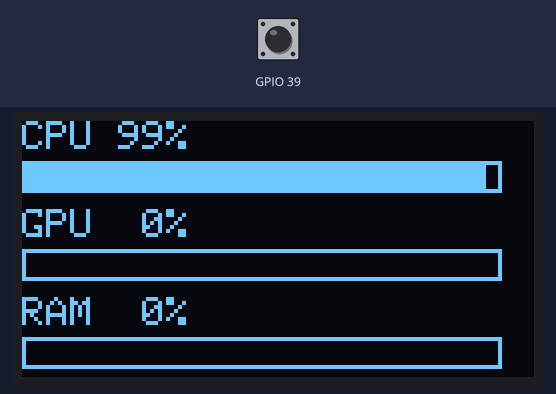
Bench run of a sketch on a simulated ESP32. On the bench: 128×64 one-colour display. Inputs (shaded band) come from the test bench; at power-on: GPIO 39 HIGH. WiFi joins after 1.5 s; servers stay silent unless stated.

Above: at 2.7 s.
2.8 s: GPIO 39 pulled LOW for 0.15 s
At 3.2 s:
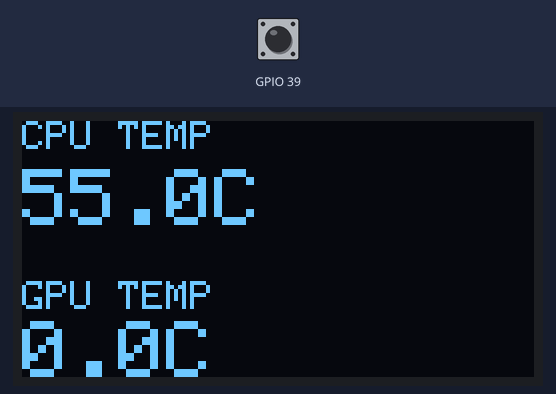
4.4 s: GPIO 39 pulled LOW for 1 s
At 4.8 s:
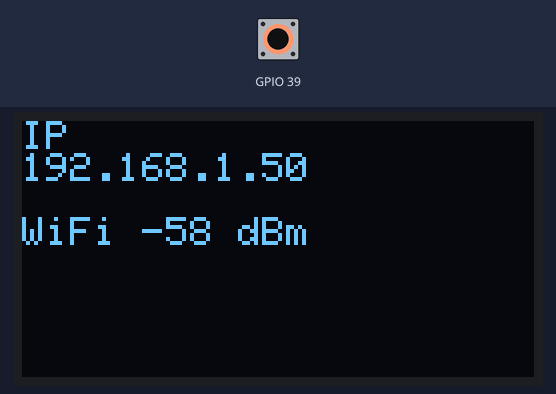
6.9 s: GPIO 39 pulled LOW for 0.15 s
At 8.0 s:
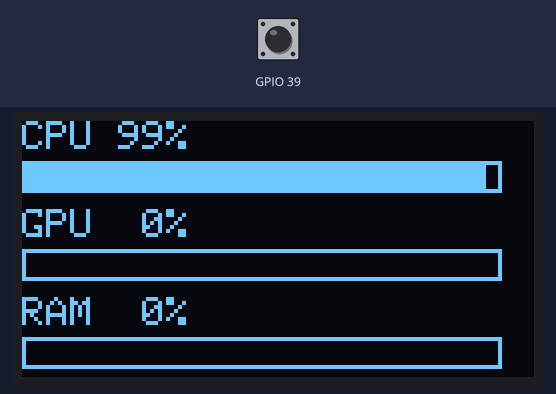
8.5 s: GPIO 39 pulled LOW for 3.2 s
At 9.6 s:
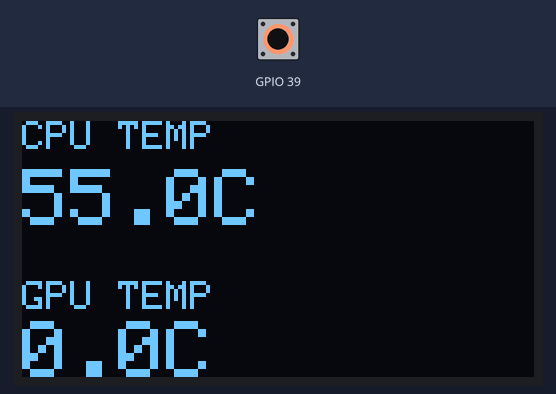
Timing chart, 0 to 11.5 s (numbered marks = the images above; inputs shaded):
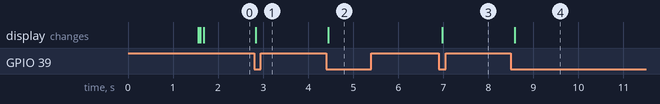

Measured:
- after the input at 2.8 s, the display: changes at once (image 1)
- after the input at 4.4 s, the display: changes after 0.05 s (image 2)
- after the input at 6.9 s, the display: changes after 0.08 s (image 3)
- after the input at 8.5 s, the display: changes after 0.09 s (image 4)

The sketch:

atom_monitor.ino
```cpp
#include <WiFi.h>
#include <WebServer.h>
#include <Wire.h>
#include <Adafruit_GFX.h>
#include <Adafruit_SSD1306.h>
#include <ArduinoJson.h>

#define SCREEN_WIDTH 128
#define SCREEN_HEIGHT 64

const char* ssid = "SSID_WIFI";
const char* password = "SENHA_WIFI";

WebServer server(80);

Adafruit_SSD1306 display(
  SCREEN_WIDTH,
  SCREEN_HEIGHT,
  &Wire,
  -1
);

float cpuUsage = 0;
float cpuTemp = 0;

float gpuUsage = 0;
float gpuTemp = 0;

float ramUsage = 0;

float cpuDisplay = 0;
float gpuDisplay = 0;
float ramDisplay = 0;

int currentScreen = 0;

unsigned long lastDraw = 0;

bool lastButtonState = false;

void atualizarAnimacao() {

  cpuDisplay += (cpuUsage - cpuDisplay) * 0.15;

  gpuDisplay += (gpuUsage - gpuDisplay) * 0.15;

  ramDisplay += (ramUsage - ramDisplay) * 0.15;
}

void desenharTelaUso() {

  display.clearDisplay();

  display.setTextColor(SSD1306_WHITE);
  display.setTextSize(1);

  display.setCursor(0,0);
  display.printf("CPU %2.0f%%", cpuDisplay);

  drawBar(0,10,120,8,(int)cpuDisplay);

  display.setCursor(0,22);
  display.printf("GPU %2.0f%%", gpuDisplay);

  drawBar(0,32,120,8,(int)gpuDisplay);

  display.setCursor(0,44);
  display.printf("RAM %2.0f%%", ramDisplay);

  drawBar(0,54,120,8,(int)ramDisplay);

  display.display();
}

void desenharTelaTemperaturas() {

  display.clearDisplay();

  display.setTextSize(1);

  display.setCursor(0,0);
  display.println("CPU TEMP");

  display.setTextSize(2);
  display.setCursor(0,12);
  display.printf("%.1fC", cpuTemp);

  display.setTextSize(1);
  display.setCursor(0,40);
  display.println("GPU TEMP");

  display.setTextSize(2);
  display.setCursor(0,50);
  display.printf("%.1fC", gpuTemp);

  display.display();
}

void desenharTelaSistema() {

  display.clearDisplay();

  display.setTextSize(1);

  display.setCursor(0,0);
  display.println("IP");

  display.println(
    WiFi.localIP().toString()
  );

  display.println();

  display.printf(
    "WiFi %d dBm",
    WiFi.RSSI()
  );

  display.display();
}

void drawBar(int x, int y, int width, int height, int percent) {

  if (percent > 100) percent = 100;
  if (percent < 0) percent = 0;

  display.drawRect(x, y, width, height, SSD1306_WHITE);

  int fillWidth = ((width - 2) * percent) / 100;

  display.fillRect(
    x + 1,
    y + 1,
    fillWidth,
    height - 2,
    SSD1306_WHITE
  );
}

void atualizarTela() {

  switch(currentScreen) {

    case 0:
      desenharTelaUso();
      break;

    case 1:
      desenharTelaTemperaturas();
      break;

    case 2:
      desenharTelaSistema();
      break;
  }
}

void handleUpdate() {

  Serial.println("POST recebido");

  if(server.hasArg("plain")) {

    String body = server.arg("plain");

    Serial.print("Body: ");
    Serial.println(body);

    DynamicJsonDocument doc(256);

    DeserializationError error =
      deserializeJson(doc, body);

    if(error) {

      Serial.print("Erro JSON: ");
      Serial.println(error.c_str());

      server.send(400, "text/plain", "JSON invalido");
      return;
    }

    cpuUsage = doc["cpu_usage"];
    cpuTemp = doc["cpu_temp"];

    gpuUsage = doc["gpu_usage"];
    gpuTemp = doc["gpu_temp"];

    ramUsage = doc["ram_usage"];

    Serial.print("CPU: ");
    Serial.println(cpuUsage);

    Serial.print("TEMP: ");
    Serial.println(cpuTemp);

    server.send(200, "text/plain", "OK");
    return;
  }

  server.send(400, "text/plain", "Erro");
}

void setup() {

  pinMode(39, INPUT_PULLUP);

  Serial.begin(115200);

  Wire.begin(26,32);

  display.begin(SSD1306_SWITCHCAPVCC, 0x3C);

  WiFi.begin(ssid, password);

  while(WiFi.status() != WL_CONNECTED) {
    delay(500);
  }

  server.on("/update", HTTP_POST, handleUpdate);

  server.begin();

  cpuUsage = 99;
  cpuTemp = 55;

  atualizarTela();

  display.clearDisplay();
  display.setCursor(0,0);
  display.setTextSize(1);
  display.println("Aguardando...");
  display.display();
}

void loop() {

  server.handleClient();

  bool buttonPressed =
      digitalRead(39) == LOW;

  if(buttonPressed &&
     !lastButtonState) {

      currentScreen++;

      if(currentScreen > 2)
          currentScreen = 0;
  }

  lastButtonState =
      buttonPressed;

  atualizarAnimacao();

  if(millis() - lastDraw > 50) {

      atualizarTela();

      lastDraw = millis();
  }
}
```
